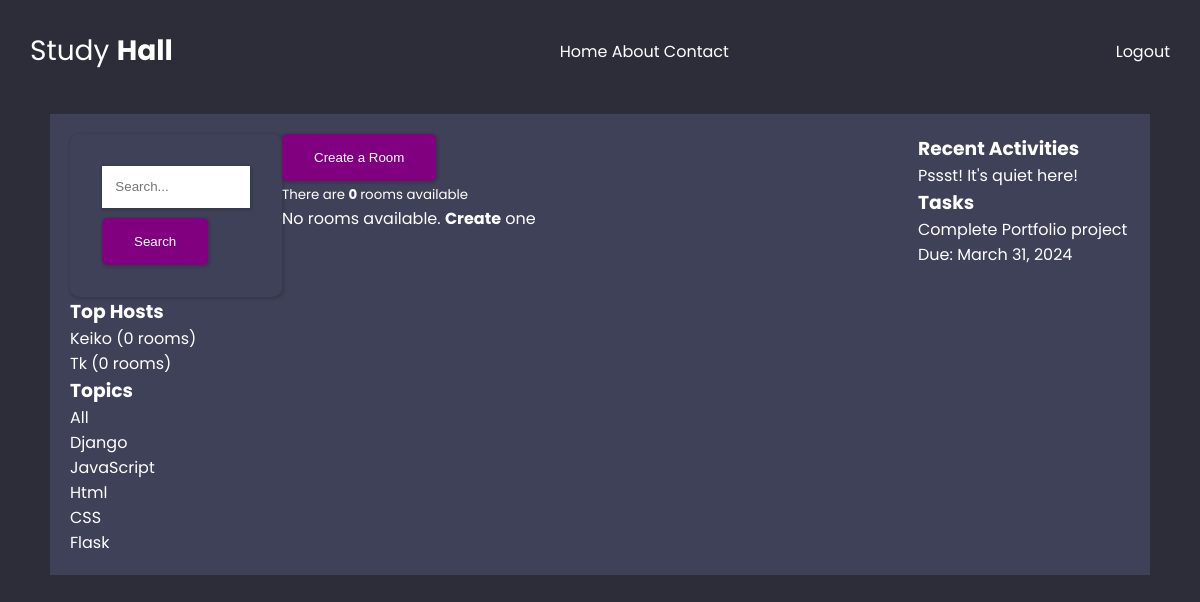
Screenshot of / (signed in) with the database file from the repository.
### StudyHall/models.py (models this page shows, shortened)
class Topics(models.Model):
    name = models.CharField(max_length=100)

### tasks/models.py (models this page shows, shortened)
class Tasks(models.Model):
    user = models.ForeignKey(User, on_delete=models.CASCADE)
    title = models.CharField(max_length=200)
    description = models.TextField(null=True, blank=True)
    due_date = models.DateField()
    created_on = models.DateTimeField(auto_now_add=True)
    complete = models.BooleanField(default=False)

### StudyHall/views.py (the view)
# urls.py: path('', HomeView.as_view(), name='home'),
class HomeView(ListView):
    model = Room
    template_name = 'StudyHall/home.html'
    context_object_name = 'rooms'
    def get_queryset(self):
        query = self.request.GET.get('q')
        if query:
            return Room.objects.filter(
                Q(title__icontains=query) |
                Q(description__icontains=query) |
                Q(host__username__icontains=query) |
                Q(topic__name__icontains=query)
            )
        else:
            return Room.objects.all().order_by('-updated_on', '-created_on')
    def get_context_data(self, **kwargs):
        context = super().get_context_data(**kwargs)
        context['room_count'] = Room.objects.count() # Calculate how many rooms ther are
        context['topics'] = Topics.objects.all() # get all the topics
        context['room_chats'] = RoomChats.objects.all()
        top_hosts = User.objects.annotate(num_rooms=Count('room')).order_by('-num_rooms')[:5]
        context['top_hosts'] = top_hosts
        if self.request.user.is_authenticated:
            context['tasks'] = Tasks.objects.filter(user=self.request.user) # Tasks for the current user
        else:
            context['tasks'] = None
        return context

### StudyHall/templates/StudyHall/home.html
{% extends 'StudyHall/index.html' %}
{% block content %}
<div class="home-container">
    <div class="topics-host">
        <form method="get" action="{% url 'home' %}">
            <input type="text" name="'q" placeholder="Search...">
            <button type="submit">Search</button>
        </form>
        <h3>Top Hosts</h3>
        {% for host in top_hosts %}
        <div>{{ host.username }} ({{ host.num_rooms }} rooms)</div>
        {% endfor %}
        <h3>Topics</h3>
        <a href="{% url 'home' %}"> All </a>
        {% for topic in topics %}
            <div>
                <a href="{% url 'home' %}?q={{topic.name}}"> {{topic.name}} </a>
            </div>
        {% endfor %}
    </div>
    <div class="room-container">
        <button><a href="{% url 'create-room' %}">Create a Room</a></button>   <br>
        <small>There are <b> {{room_count}} </b> rooms available </small>
        {% for room in rooms %}
            <div>
                <span>Host @{{room.host.username}}</span>
                <h4> <a href="{% url 'room' pk=room.pk %}">{{room.title}}</a>  </h4>
                <h5> {{room.description}} </h5>
                {% if request.user.is_authenticated %}
                    {% if request.user == room.host %}
                        <a href="{% url 'update-room' pk=room.pk %}">Edit</a>
                        <a href="{% url 'delete-room' pk=room.pk %}">Delete</a>
                    {% endif %}
                {% endif %}
                <small>{{ room.topic.name }}</small>
            </div>
        {% empty %}
            <p>No rooms available. <a href="{% url 'create-room' %}"><strong>Create</strong></a> one</p>
        {% endfor %}
    </div>
    <div class="tasks-recent-activities">
            <div class="recent-activities">
                <h3>Recent Activities</h3>
                {% for chat in room_chats %}
                    <div>
                        <p>@{{ chat.sender.username }}  {{chat.sent_on | timesince}} ago</p>
                        <small>replied to "{{chat.room}}"</small>
                        <p> {{chat.body}} </p>
                    </div>
                {% empty %}
                    <p>Pssst! It's quiet here!</p>
                {% endfor %}
            </div>
        <div class="tasks">
            <h3> <a href="{% url 'tasks' %}">Tasks</a></h3>
            {% if user.is_authenticated %}
                {% for task in tasks%}
                <div>
                    {{task.title}}
                    Due: {{task.due_date}}
                </div>
                {% endfor %}
            {% endif %}
        </div>
    </div>
</div>
{% endblock %}

### StudyHall/static/styles/main.css (style rules this page uses)
* { margin: 0; padding: 0; box-sizing: border-box; }
html { font-family: "Poppins", sans-serif; }
body { color: white; margin: 10px; padding: 20px; background-color: #2d2d39; min-height: 100vh; }
a { cursor: pointer; text-decoration: none; color: white; }
button { background-color: purple; color: white; cursor: pointer; border: none; display: inline-flex; align-items: center; gap: 1rem; cursor: pointer; transition: all ease-in-out 0.3s; padding: 1rem 2rem; border-radius: 5px; box-shadow: 1px 1px 3px 1px rgba(0, 0, 0, 0.15); font-weight: 500; }
form { border-radius: 5%; padding: 2rem; margin: 0 auto; max-width: fit-content; font-weight: 700; box-shadow: 1px 1px 3px 1px rgba(0, 0, 0, 0.15); }
form input, form select, form textarea { width: 100%; padding: 10px; margin-bottom: 10px; padding: 1em; box-sizing: border-box; border: none; box-shadow: 1px 1px 3px 1px rgba(0, 0, 0, 0.15); }
.home-container { background-color: #3e4157; display: grid; grid-template-columns: 1fr 3fr 1fr; margin: 20px; padding: 20px; }

### rows the page displays
Topics: name "Django"
Topics: name "JavaScript"
Topics: name "Html"
Topics: name "CSS"
Topics: name "Flask"
Tasks: title "Complete Portfolio project", due_date "March 31, 2024"

### other values shown
{{ host.username }} "Keiko"
{{ host.num_rooms }} "0"
{{ host.username }} "Tk"
{{ room_count }} "0"
